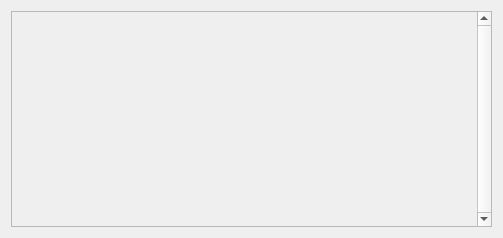
<?xml version="1.0" encoding="UTF-8"?>
<ui version="4.0">
 <class>CompleteTasksWindowClass</class>
 <widget class="QDialog" name="CompleteTasksWindowClass">
  <property name="geometry">
   <rect>
    <x>0</x>
    <y>0</y>
    <width>503</width>
    <height>238</height>
   </rect>
  </property>
  <property name="windowTitle">
   <string>CompleteTasksWindow</string>
  </property>
  <layout class="QGridLayout" name="gridLayout">
   <item row="0" column="0">
    <widget class="QScrollArea" name="scrollArea">
     <property name="verticalScrollBarPolicy">
      <enum>Qt::ScrollBarAlwaysOn</enum>
     </property>
     <property name="horizontalScrollBarPolicy">
      <enum>Qt::ScrollBarAlwaysOff</enum>
     </property>
     <property name="widgetResizable">
      <bool>true</bool>
     </property>
     <widget class="QWidget" name="qsaBlocks">
      <property name="geometry">
       <rect>
        <x>0</x>
        <y>0</y>
        <width>466</width>
        <height>218</height>
       </rect>
      </property>
      <layout class="QVBoxLayout" name="verticalLayout"/>
     </widget>
    </widget>
   </item>
  </layout>
 </widget>
 <layoutdefault spacing="6" margin="11"/>
 <resources/>
 <connections/>
</ui>
